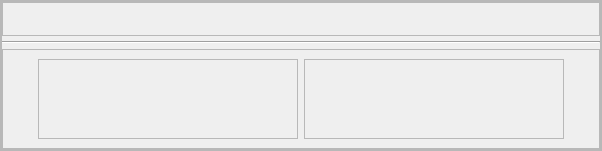
       <widget class="QFrame" name="frame_2">
        <property name="minimumSize">
         <size>
          <width>0</width>
          <height>0</height>
         </size>
        </property>
        <property name="styleSheet">
         <string notr="true">QFrame#frame_2 {
    border: 0.5px solid #a3a3a3; /* 默认边框颜色为黑色，边框宽度为2px */
    border-radius: 10px; /* 设置圆角半径为10px */
    padding: 1px; /* 内边距为5px */
    background-color: #f0f0f0; /* 背景颜色为浅灰色 */
}
</string>
        </property>
        <property name="frameShape">
         <enum>QFrame::StyledPanel</enum>
        </property>
        <property name="frameShadow">
         <enum>QFrame::Raised</enum>
        </property>
        <layout class="QVBoxLayout" name="verticalLayout">
         <property name="spacing">
          <number>0</number>
         </property>
         <property name="leftMargin">
          <number>0</number>
         </property>
         <property name="topMargin">
          <number>0</number>
         </property>
         <property name="rightMargin">
          <number>0</number>
         </property>
         <property name="bottomMargin">
          <number>0</number>
         </property>
         <item>
          <widget class="QFrame" name="frame_4">
           <property name="minimumSize">
            <size>
             <width>600</width>
             <height>50</height>
            </size>
           </property>
           <property name="maximumSize">
            <size>
             <width>1200</width>
             <height>16777215</height>
            </size>
           </property>
           <property name="frameShape">
            <enum>QFrame::StyledPanel</enum>
           </property>
           <property name="frameShadow">
            <enum>QFrame::Raised</enum>
           </property>
           <layout class="QVBoxLayout" name="verticalLayout_2">
            <property name="spacing">
             <number>5</number>
            </property>
            <property name="leftMargin">
             <number>0</number>
            </property>
            <property name="topMargin">
             <number>0</number>
            </property>
            <property name="rightMargin">
             <number>0</number>
            </property>
            <property name="bottomMargin">
             <number>0</number>
            </property>
            <item>
             <widget class="QFrame" name="frame_5">
              <property name="styleSheet">
               <string notr="true"/>
              </property>
              <property name="frameShape">
               <enum>QFrame::StyledPanel</enum>
              </property>
              <property name="frameShadow">
               <enum>QFrame::Raised</enum>
              </property>
              <layout class="QHBoxLayout" name="horizontalLayout_3">
               <item>
                <widget class="QLabel" name="label">
                 <property name="text">
                  <string/>
                 </property>
                 <property name="pixmap">
                  <pixmap>../csptlib/res/trajectory_diagram.png</pixmap>
                 </property>
                 <property name="scaledContents">
                  <bool>true</bool>
                 </property>
                </widget>
               </item>
              </layout>
             </widget>
            </item>
            <item>
             <widget class="Line" name="line_3">
              <property name="orientation">
               <enum>Qt::Horizontal</enum>
              </property>
             </widget>
            </item>
            <item>
             <widget class="QFrame" name="frame_6">
              <property name="frameShape">
               <enum>QFrame::StyledPanel</enum>
              </property>
              <property name="frameShadow">
               <enum>QFrame::Raised</enum>
              </property>
              <layout class="QHBoxLayout" name="horizontalLayout_2">
               <item>
                <widget class="QPushButton" name="pushButton">
                 <property name="minimumSize">
                  <size>
                   <width>20</width>
                   <height>80</height>
                  </size>
                 </property>
                 <property name="maximumSize">
                  <size>
                   <width>20</width>
                   <height>80</height>
                  </size>
                 </property>
                 <property name="styleSheet">
                  <string notr="true">QPushButton {
    border: 0px;   /* 边框的粗细，颜色 */
    border-radius: 15px;    /* 设置圆角半径 */
    padding: 2px 4px;  /* QFrame边框与内部其它部件的距离 */
    background-color: transparent;	/* 背景颜色透明 */
}

QPushButton:hover {
    background-color: rgba(255, 255, 255, 0.3); /* 悬停时的背景颜色 */
}

QPushButton:pressed {
    background-color: rgba(255, 255, 255, 0.5); /* 按下时的背景颜色 */
    border: 1px solid rgba(0, 0, 0, 0.5); /* 按下时的边框样式 */
}</string>
                 </property>
                 <property name="text">
                  <string/>
                 </property>
                 <property name="icon">
                  <iconset>
                   <normaloff>../icon_sub/turn_left.png</normaloff>../icon_sub/turn_left.png</iconset>
                 </property>
                 <property name="iconSize">
                  <size>
                   <width>32</width>
                   <height>32</height>
                  </size>
                 </property>
                 <property name="checkable">
                  <bool>false</bool>
                 </property>
                </widget>
               </item>
               <item>
                <widget class="QFrame" name="frame_7">
                 <property name="frameShape">
                  <enum>QFrame::StyledPanel</enum>
                 </property>
                 <property name="frameShadow">
                  <enum>QFrame::Raised</enum>
                 </property>
                 <layout class="QHBoxLayout" name="horizontalLayout_4">
                  <item>
                   <widget class="QLabel" name="label_2">
                    <property name="text">
                     <string/>
                    </property>
                    <property name="pixmap">
                     <pixmap>../csptlib/res/S1 purdue_inbound.png</pixmap>
                    </property>
                    <property name="scaledContents">
                     <bool>true</bool>
                    </property>
                   </widget>
                  </item>
                 </layout>
                </widget>
               </item>
               <item>
                <widget class="QFrame" name="frame_8">
                 <property name="frameShape">
                  <enum>QFrame::StyledPanel</enum>
                 </property>
                 <property name="frameShadow">
                  <enum>QFrame::Raised</enum>
                 </property>
                 <layout class="QHBoxLayout" name="horizontalLayout_5">
                  <item>
                   <widget class="QLabel" name="label_3">
                    <property name="text">
                     <string/>
                    </property>
                    <property name="pixmap">
                     <pixmap>../csptlib/res/S1 purdue_outbound.png</pixmap>
                    </property>
                    <property name="scaledContents">
                     <bool>true</bool>
                    </property>
                   </widget>
                  </item>
                 </layout>
                </widget>
               </item>
               <item>
                <widget class="QPushButton" name="pushButton_2">
                 <property name="minimumSize">
                  <size>
                   <width>20</width>
                   <height>80</height>
                  </size>
                 </property>
                 <property name="maximumSize">
                  <size>
                   <width>20</width>
                   <height>16777215</height>
                  </size>
                 </property>
                 <property name="styleSheet">
                  <string notr="true">QPushButton {
    border: 0px;   /* 边框的粗细，颜色 */
    border-radius: 15px;    /* 设置圆角半径 */
    padding: 2px 4px;  /* QFrame边框与内部其它部件的距离 */
    background-color: transparent;	/* 背景颜色透明 */
}

QPushButton:hover {
    background-color: rgba(255, 255, 255, 0.3); /* 悬停时的背景颜色 */
}

QPushButton:pressed {
    background-color: rgba(255, 255, 255, 0.5); /* 按下时的背景颜色 */
    border: 1px solid rgba(0, 0, 0, 0.5); /* 按下时的边框样式 */
}</string>
                 </property>
                 <property name="text">
                  <string/>
                 </property>
                 <property name="icon">
                  <iconset>
                   <normaloff>../icon_sub/turn_right.png</normaloff>../icon_sub/turn_right.png</iconset>
                 </property>
                 <property name="iconSize">
                  <size>
                   <width>32</width>
                   <height>32</height>
                  </size>
                 </property>
                </widget>
               </item>
              </layout>
             </widget>
            </item>
           </layout>
          </widget>
         </item>
        </layout>
       </widget>
